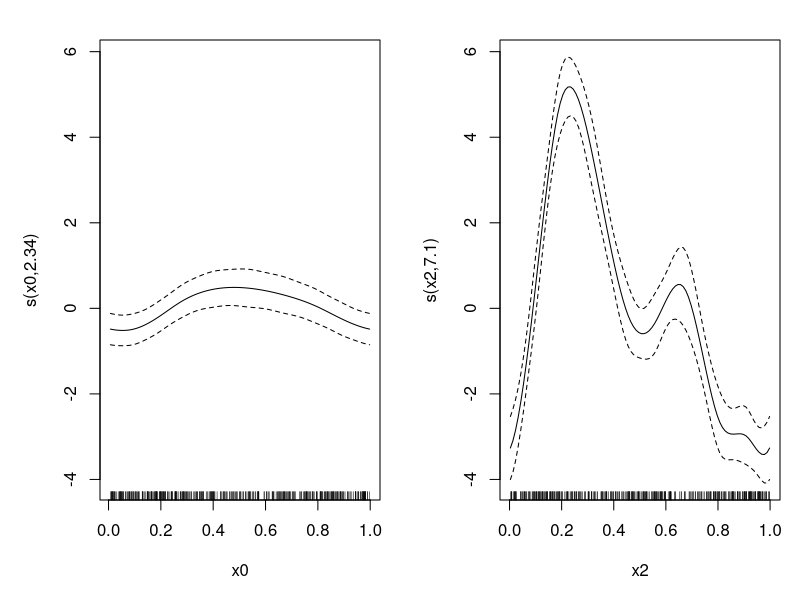

This figure's R source: (Note: this script raises an error after producing the figure.)
library('mgcv')

set.seed(2) ## simulate some data... 
dat <- gamSim(1,n=400,dist="normal",scale=2)
dat$x3 = NULL
dat$x1 = NULL
dat$f3 = NULL
dat$f1 = NULL
b <- gam(y~s(x0, bs = "cc")+s(x2, bs = "cc"), data=dat)
summary(b)

plot(b, pages=1)

y_est = predict(b, dat)
partial = predict(b, type = "terms")

res = cbind(dat, partial, y_est)

head(res)
#write.csv(x = res, file = 'Documenti/statsmodels/statsmodels/sandbox/gam_gsoc2015/tests/results/cubic_cyclic_splines_from_mgcv.csv')


### part 2 ###


n = 300
x = seq(-5, 5, length.out = n)
y = x*x*x - x*x + rnorm(n, 0, 10)


g_cc = gam(y~s(x, k = 30, bs = "cc" ))
g_cr = gam(y~s(x, k = 30, bs = "cr" ))
g_cs = gam(y~s(x, k=30, ))

y_est_cc = predict(g_cc)
y_est_cr = predict(g_cr)

plot(x, y)
lines(x, y_est_cc)
lines(x, y_est_cr)
